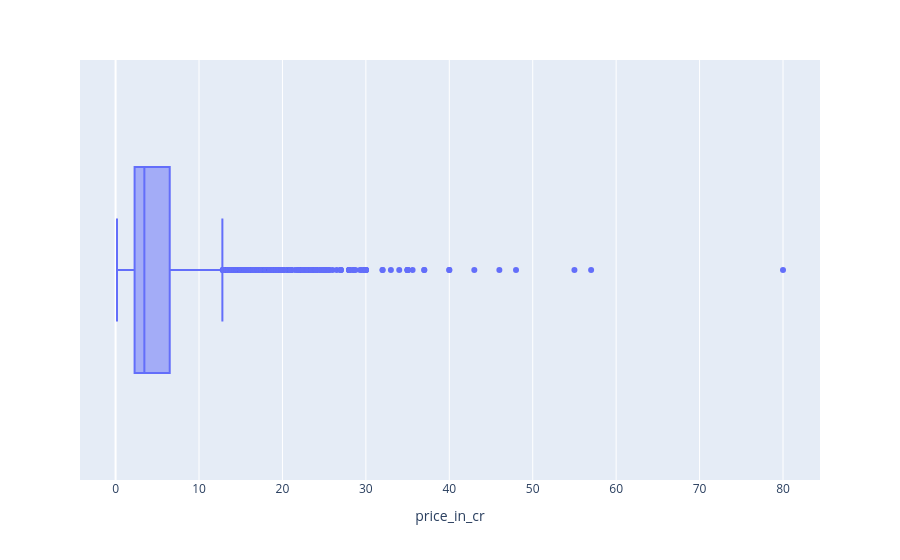

This figure's notebook cell:
### Code cell
fig4 = px.box(data_frame= eda_univ, x='price_in_cr')
fig4

### Figure 1 — Plotly figure (JSON) as saved in the notebook; plotly's stock layout.template omitted (floating-point values rounded to 4 significant figures; data arrays with more than 128 entries replaced by an {"elided": "..."} marker saying what was removed)
{"data": [{"alignmentgroup": "True", "hovertemplate": "price_in_cr=%{x}<extra></extra>", "legendgroup": "", "marker": {"color": "#636efa"}, "name": "", "notched": false, "offsetgroup": "", "orientation": "h", "showlegend": false, "type": "box", "x": {"elided": "5980 float values"}, "x0": " ", "xaxis": "x", "y0": " ", "yaxis": "y"}], "layout": {"boxmode": "group", "legend": {"tracegroupgap": 0}, "margin": {"t": 60}, "xaxis": {"anchor": "y", "domain": [0, 1], "title": {"text": "price_in_cr"}}, "yaxis": {"anchor": "x", "domain": [0, 1]}}}
